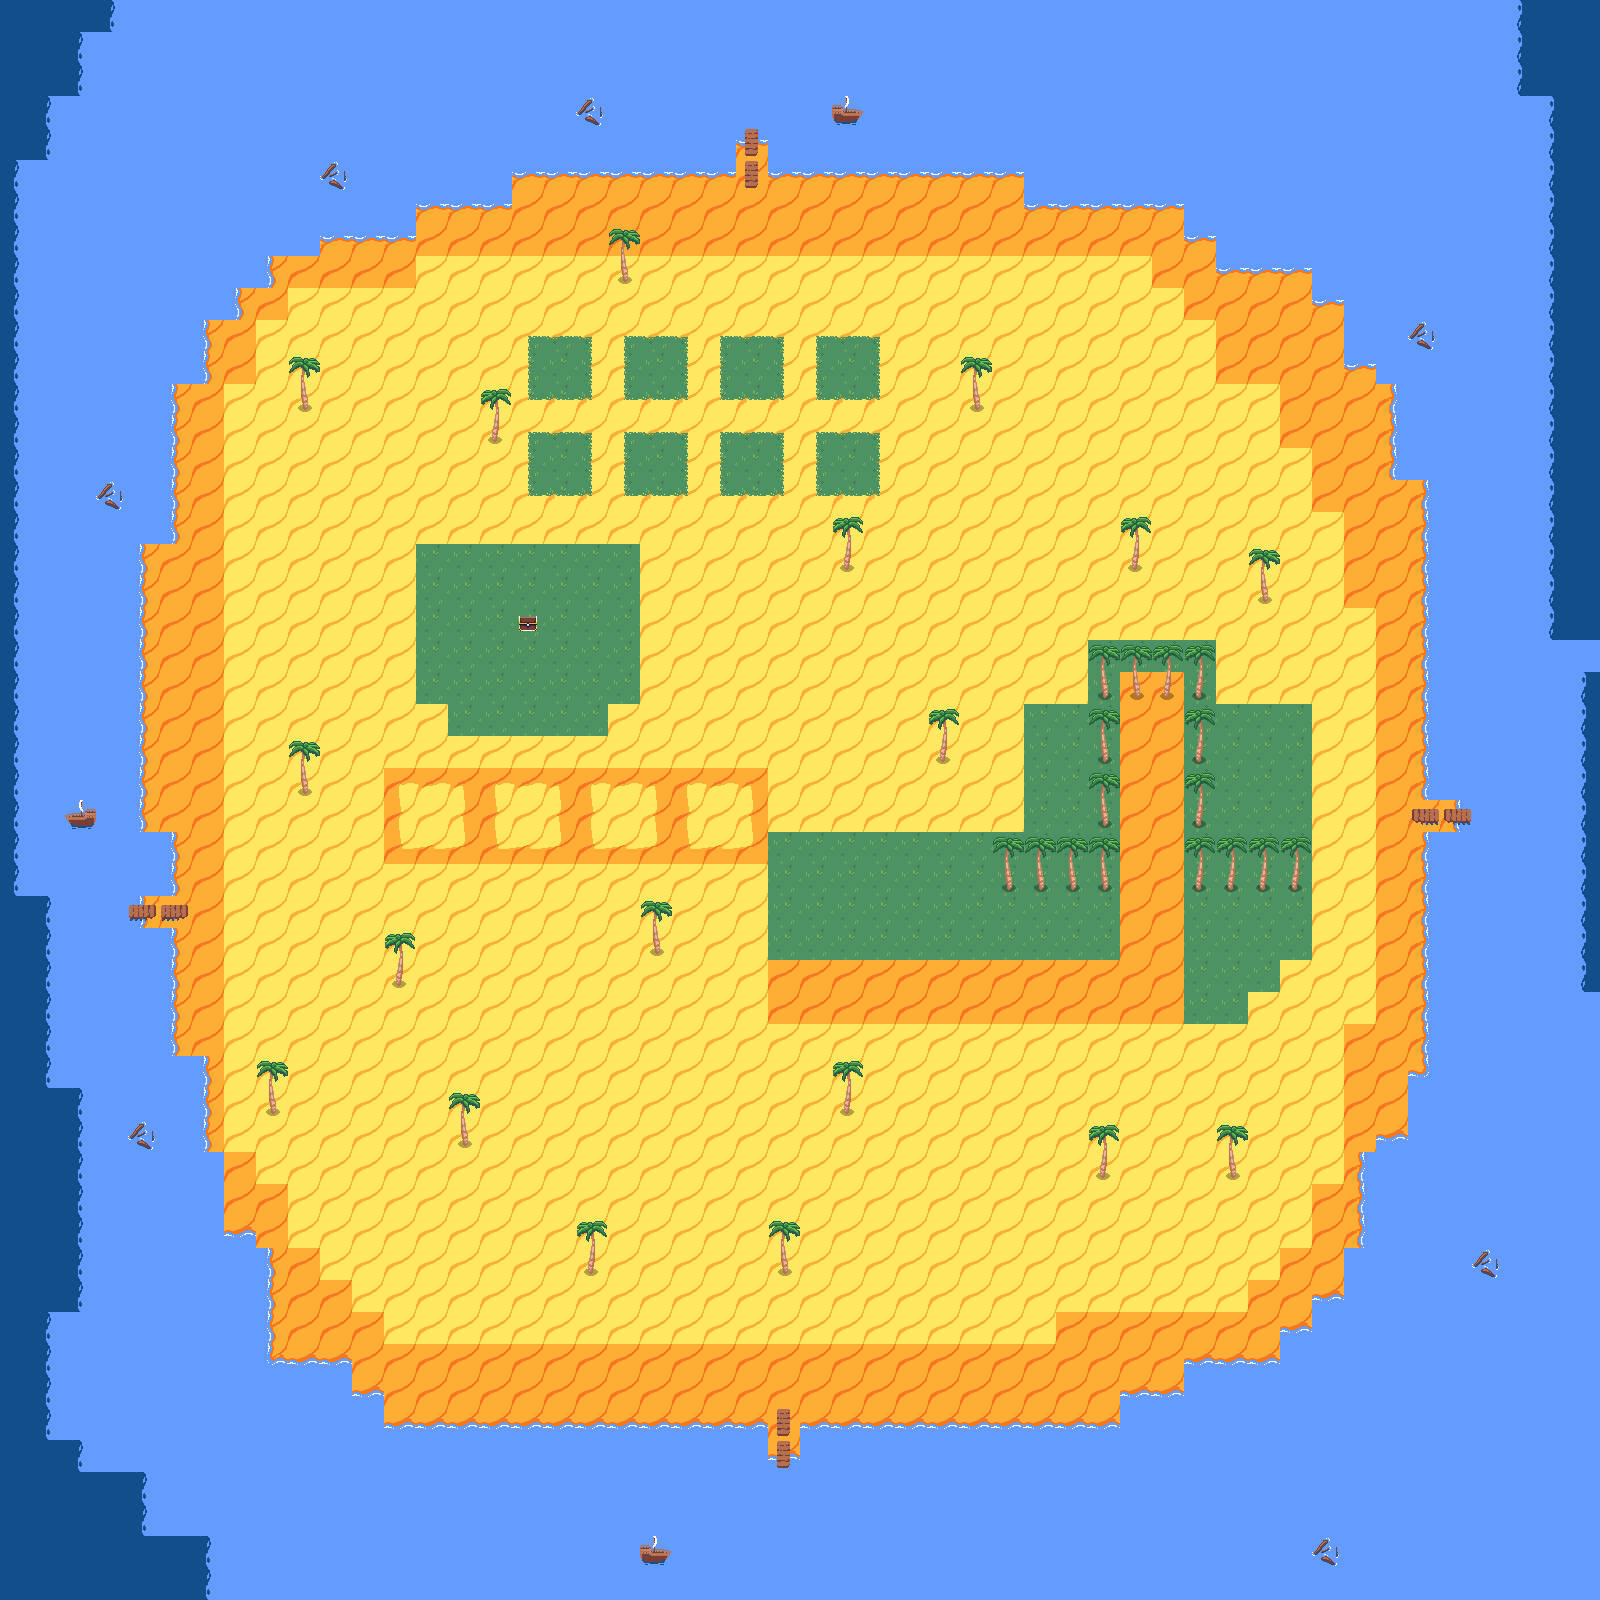

Below is a game level as drawn by its tile map, then a one-line description and the .tmx that defines it (tile-layer data replaced by summaries):
An orthogonal 50x50 tile map with 32x32 px tiles, 3 tile layers (Tile Layer 3, Tile Layer 2, Tile Layer 1).

<map version="1.8" tiledversion="1.8.5" orientation="orthogonal" renderorder="right-down" width="50" height="50" tilewidth="32" tileheight="32" infinite="0" nextlayerid="4" nextobjectid="1">
 <tileset firstgid="1" name="beach" tilewidth="32" tileheight="32" tilecount="162" columns="18">
  <image source="beach.png" width="576" height="288" />
 </tileset>
 <layer id="3" name="Tile Layer 3" width="50" height="50">
  <data>[2500 cells, 2500 non-empty, 28 distinct tile ids]</data>
 </layer>
 <layer id="2" name="Tile Layer 2" width="50" height="50">
  <data>[2500 cells, 618 non-empty, 14 distinct tile ids]</data>
 </layer>
 <layer id="1" name="Tile Layer 1" width="50" height="50">
  <data>[2500 cells, 8 non-empty, 3 distinct tile ids]</data>
 </layer>
</map>
